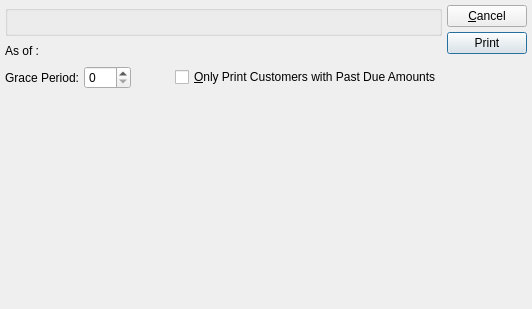
<?xml version="1.0" encoding="UTF-8"?>
<ui version="4.0">
 <comment>This file is part of the xTuple ERP: PostBooks Edition, a free and
open source Enterprise Resource Planning software suite,
Copyright (c) 1999-2011 by OpenMFG LLC, d/b/a xTuple.
It is licensed to you under the Common Public Attribution License
version 1.0, the full text of which (including xTuple-specific Exhibits)
is available at www.xtuple.com/CPAL.  By using this software, you agree
to be bound by its terms.</comment>
 <class>printStatementsByCustomerType</class>
 <widget class="QDialog" name="printStatementsByCustomerType">
  <property name="geometry">
   <rect>
    <x>0</x>
    <y>0</y>
    <width>532</width>
    <height>309</height>
   </rect>
  </property>
  <property name="windowTitle">
   <string>Print Statements by Customer Type</string>
  </property>
  <layout class="QGridLayout" name="gridLayout_2">
   <item row="0" column="0">
    <layout class="QGridLayout" name="gridLayout">
     <item row="0" column="0">
      <layout class="QVBoxLayout" name="verticalLayout">
       <item>
        <widget class="ParameterGroup" name="_customerTypes">
         <property name="title">
          <string/>
         </property>
         <property name="fixedSize">
          <bool>false</bool>
         </property>
        </widget>
       </item>
       <item>
        <layout class="QHBoxLayout" name="horizontalLayout_2">
         <item>
          <layout class="QHBoxLayout" name="horizontalLayout">
           <item>
            <widget class="QLabel" name="_asOfLit">
             <property name="text">
              <string>As of :</string>
             </property>
            </widget>
           </item>
           <item>
            <widget class="DLineEdit" name="_asOf"/>
           </item>
          </layout>
         </item>
         <item>
          <spacer name="horizontalSpacer">
           <property name="orientation">
            <enum>Qt::Horizontal</enum>
           </property>
           <property name="sizeHint" stdset="0">
            <size>
             <width>40</width>
             <height>20</height>
            </size>
           </property>
          </spacer>
         </item>
        </layout>
       </item>
       <item>
        <layout class="QHBoxLayout">
         <property name="spacing">
          <number>5</number>
         </property>
         <item>
          <widget class="QLabel" name="_graceDaysLit">
           <property name="text">
            <string>Grace Period:</string>
           </property>
           <property name="alignment">
            <set>Qt::AlignRight|Qt::AlignTrailing|Qt::AlignVCenter</set>
           </property>
          </widget>
         </item>
         <item>
          <layout class="QHBoxLayout">
           <property name="spacing">
            <number>0</number>
           </property>
           <item>
            <widget class="QSpinBox" name="_graceDays">
             <property name="maximum">
              <number>990</number>
             </property>
            </widget>
           </item>
           <item>
            <spacer>
             <property name="orientation">
              <enum>Qt::Horizontal</enum>
             </property>
             <property name="sizeType">
              <enum>QSizePolicy::Expanding</enum>
             </property>
             <property name="sizeHint" stdset="0">
              <size>
               <width>66</width>
               <height>11</height>
              </size>
             </property>
            </spacer>
           </item>
           <item>
            <widget class="XCheckBox" name="_dueonly">
             <property name="text">
              <string>&amp;Only Print Customers with Past Due Amounts</string>
             </property>
            </widget>
           </item>
          </layout>
         </item>
        </layout>
       </item>
       <item>
        <spacer name="verticalSpacer">
         <property name="orientation">
          <enum>Qt::Vertical</enum>
         </property>
         <property name="sizeHint" stdset="0">
          <size>
           <width>20</width>
           <height>40</height>
          </size>
         </property>
        </spacer>
       </item>
      </layout>
     </item>
     <item row="0" column="1">
      <layout class="QVBoxLayout">
       <property name="spacing">
        <number>0</number>
       </property>
       <item>
        <layout class="QVBoxLayout">
         <property name="spacing">
          <number>5</number>
         </property>
         <item>
          <widget class="QPushButton" name="_close">
           <property name="text">
            <string>&amp;Cancel</string>
           </property>
          </widget>
         </item>
         <item>
          <widget class="QPushButton" name="_print">
           <property name="text">
            <string>Print</string>
           </property>
           <property name="autoDefault">
            <bool>true</bool>
           </property>
           <property name="default">
            <bool>true</bool>
           </property>
          </widget>
         </item>
        </layout>
       </item>
       <item>
        <spacer>
         <property name="orientation">
          <enum>Qt::Vertical</enum>
         </property>
         <property name="sizeType">
          <enum>QSizePolicy::Expanding</enum>
         </property>
         <property name="sizeHint" stdset="0">
          <size>
           <width>20</width>
           <height>20</height>
          </size>
         </property>
        </spacer>
       </item>
      </layout>
     </item>
    </layout>
   </item>
  </layout>
 </widget>
 <layoutdefault spacing="5" margin="5"/>
 <pixmapfunction>qPixmapFromMimeSource</pixmapfunction>
 <customwidgets>
  <customwidget>
   <class>DLineEdit</class>
   <extends>QWidget</extends>
   <header>datecluster.h</header>
   <container>1</container>
  </customwidget>
  <customwidget>
   <class>ParameterGroup</class>
   <extends>QGroupBox</extends>
   <header>parametergroup.h</header>
  </customwidget>
  <customwidget>
   <class>XCheckBox</class>
   <extends>QCheckBox</extends>
   <header>xcheckbox.h</header>
  </customwidget>
 </customwidgets>
 <tabstops>
  <tabstop>_graceDays</tabstop>
  <tabstop>_dueonly</tabstop>
  <tabstop>_close</tabstop>
  <tabstop>_print</tabstop>
 </tabstops>
 <resources/>
 <connections>
  <connection>
   <sender>_close</sender>
   <signal>clicked()</signal>
   <receiver>printStatementsByCustomerType</receiver>
   <slot>reject()</slot>
   <hints>
    <hint type="sourcelabel">
     <x>20</x>
     <y>20</y>
    </hint>
    <hint type="destinationlabel">
     <x>20</x>
     <y>20</y>
    </hint>
   </hints>
  </connection>
  <connection>
   <sender>_dueonly</sender>
   <signal>toggled(bool)</signal>
   <receiver>_graceDays</receiver>
   <slot>setEnabled(bool)</slot>
   <hints>
    <hint type="sourcelabel">
     <x>355</x>
     <y>121</y>
    </hint>
    <hint type="destinationlabel">
     <x>104</x>
     <y>121</y>
    </hint>
   </hints>
  </connection>
 </connections>
</ui>
